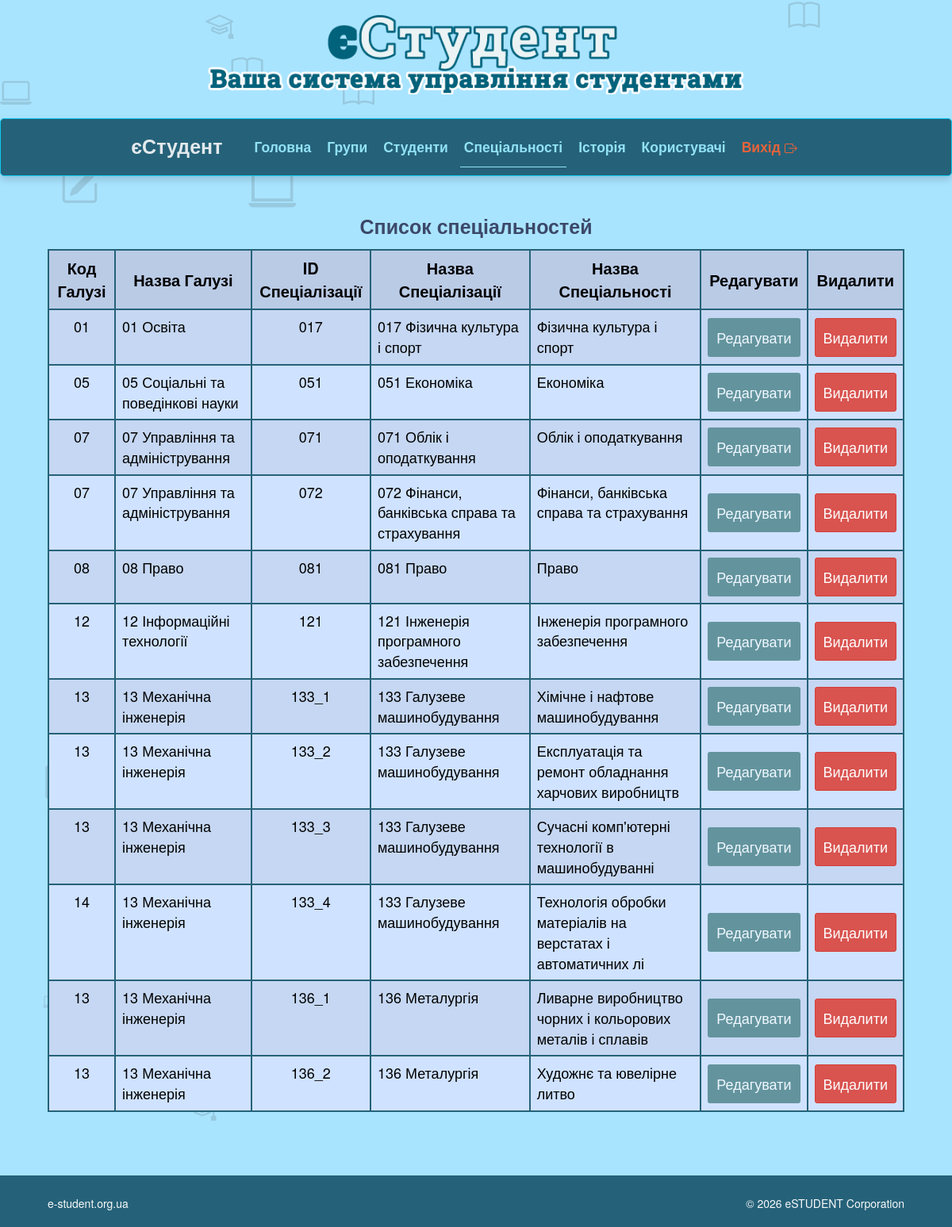
/admin/filter_spec.php (signed in), run on an earlier commit of the app's database.
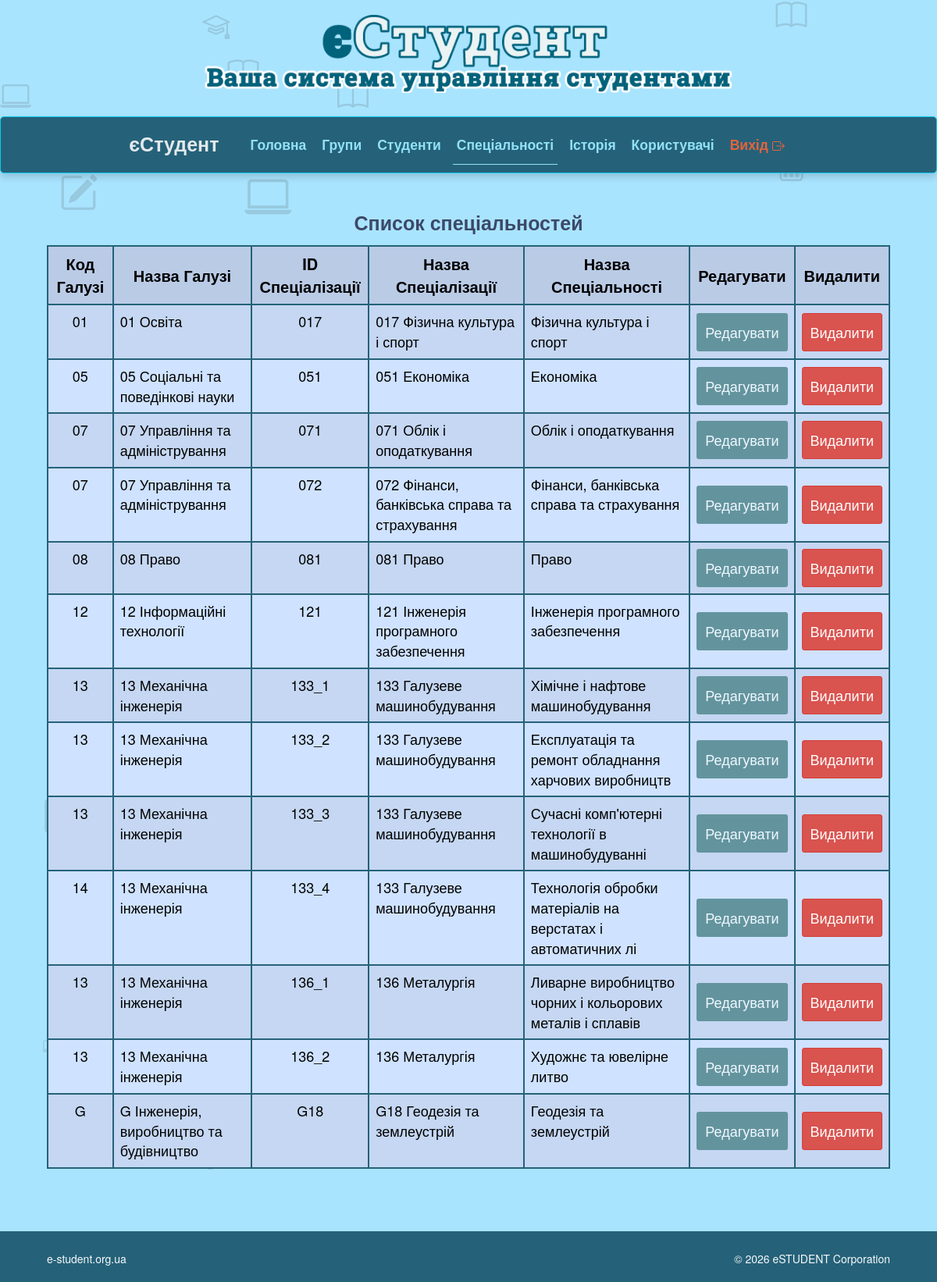
And on a later commit of the database.
### tables this page shows
CREATE TABLE `spec` (
  `id_sp` varchar(3) NOT NULL,
  `id_galuz` varchar(10) NOT NULL,
  `im_galuz` varchar(50) NOT NULL,
  `id_spec` varchar(10) NOT NULL,
  `im_spec` varchar(50) NOT NULL,
  `im_specializ` varchar(60) NOT NULL
);

### admin/filter_spec.php (the view, shortened to what this page needs)
<?php
if (!in_array($_SESSION['auth_user'], ['admin', 'editor'])) {
    header("Location: admin_panel.php");
    exit;
} else {
    include ("../include/db_connect.php");
    $query = "SELECT * FROM spec";
    $result = mysqli_query($linc, $query);
}
?>
<!DOCTYPE html>
<html lang="en">
<head>
    <link href="https://cdn.jsdelivr.net/npm/bootstrap@5.3.6/dist/css/bootstrap.min.css"
          rel="stylesheet"
>
    <link rel="stylesheet" href="../assets/css/bootstrap.css">
    <link rel="stylesheet" href="../css/my_style.css">
</head>
<body>
    <div id="body-bg">
        <div id="header">
            <div class="container">
                <div class="row">
                    <div class="logo">
                        <a href="index.html" title="">
                            <img style="width: 100%;" src="../assets/img/logo.png" alt="Logo" />
                        </a>
                    </div>
                </div>
            </div>
        </div>
        <?php include ("../include/adm_menu.php"); ?>
        <?php include ("../include/background_icon.php");?>
        <div class="container bottom-border my-4">
            <div class="row">
                <div class="col-md-12">
                    <h1 class="text-center fs-1 mb-4" style="color:#3c4869;"><strong>Список спеціальностей</strong></h1>
                    <div class="table-md-responsive">
                        <table class="table table-primary table-striped border-2 border-black rounded-3">
                                <tr class="table-active text-center" style="border-bottom-color: #256279; ">
                                        <th class="text-center align-middle">Код Галузі</th>
                                        <th class="text-center align-middle">Назва Галузі</th>
                                        <th class="text-center align-middle">ID Спеціалізації</th>
                                        <th class="text-center align-middle">Назва Спеціалізації</th>
                                        <th class="text-center align-middle">Назва Спеціальності</th>
                                        <th class="text-center align-middle">Редагувати</th>
                                        <th class="text-center align-middle">Видалити</th>
                                </tr>
                            <tbody>
                                <?php while ($row = mysqli_fetch_assoc($result)) : ?>
                                    <tr>
                                        <td class="text-center"><?= htmlspecialchars($row['id_galuz']) ?></td>
                                        <td><?= htmlspecialchars($row['im_galuz']) ?></td>
                                        <td class="text-center"><?= htmlspecialchars($row['id_spec']) ?></td>
                                        <td><?= htmlspecialchars($row['im_spec']) ?></td>
                                        <td><?= htmlspecialchars($row['im_specializ']) ?></td>
										<td class="text-center" style="vertical-align: middle;">
                                        <div style="display: flex; justify-content: center; align-items: center; gap: 10px; height: 100%;">
                                            <a href="edit_spec.php?id_sp_edit=<?= $row['id_spec'] ?>"
                                            class="btn btn-sm"
                                            style="color: aliceblue; background-color: #63949E; font-size: 18px; padding: 10px;">
                                                Редагувати
                                            </a>
                                        </div>
                                        </td>
                                        <td class="text-center" style="vertical-align: middle;">
                                        <div style="display: flex; justify-content: center; align-items: center; gap: 10px; height: 100%;">
                                            <a href="filter_spec.php?id_sp_del=<?= $row['id_spec'] ?>" class="btn btn-danger btn-sm" style=" font-size: 18px; padding: 10px;"
                                            onclick="return confirm('Ви точно хочете видалити спеціальність?');">
                                                Видалити
                                            </a>
                                        </div>
                                        </td>
                                    </tr>
                                <?php endwhile; ?>
                            </tbody>
                        </table>
                    </div>
                </div>
            </div>
        </div>
 	<?php include ("../include/footer.php");?>
    </div>
</body>
</html>

### include/adm_menu.php (shortened to what this page needs)
<?php
	if (!in_array($_SESSION['auth_user'], ['admin', 'editor','viewer']))
	{   unset($_SESSION['auth_user']);
		header("Location:../admin/input.php");
	}
	else
    $current_page = basename($_SERVER['PHP_SELF'], ".php");
	echo '
        <nav class="navbar navbar-expand-md border-1 border-info justify-content-center shadow" style="background-color: #256279;">
            <div class="nav nav-underline d-flex  fw-bolder fs-3 ">
                <a class=" fs-1 d-flex align-items-center "   href="../admin/admin_panel.php" style=" color: #e3e9ed">єСтудент</a>
                <button class="navbar-toggler  justify-content-end" type="button" data-bs-toggle="collapse" data-bs-target="#navbarNavDropdown" aria-controls="navbarNavDropdown" aria-expanded="false" aria-label="Toggle navigation">
                <span class="navbar-toggler-icon"></span>
                </button>
                <div class="collapse navbar-collapse text-light" id="navbarNavDropdown" >
                <ul class="navbar-nav" >
                    <li class="nav-item p-2" >
                    <a style="color: #92e2f5" class="text-center nav-link ' . ($current_page == 'admin_panel' ? 'active' : '') . '"  aria-current="page" href="../admin/admin_panel.php">Головна</a>
                    </li>
                    <li class="nav-item dropdown p-2 ">
                    <a class="text-center nav-link ' . (in_array($current_page, ['filter_group', 'add_group']) ? 'active' : '') . '"  style="color: #92e2f5" class="nav-link dropdown-toggle " href="#" role="button" data-bs-toggle="dropdown" aria-expanded="false">
                        Групи
                    </a>
                        <ul class="dropdown-menu border-2 shadow-lg" style="background-color: #C8D8E7; border-color:#256279 ;">
                            <li>
                                <a href="filter_group.php">Список груп</a>
                            </li>
                            ';
                            echo '
                        </ul>
                    </li>
                    <li class="nav-item dropdown p-2">
                    <a class="text-center nav-link ' . (in_array($current_page, ['filter_student', 'abc_student','add_student' ]) ? 'active' : '') . '"  style="color: #92e2f5" class="nav-link dropdown-toggle" href="#" role="button" data-bs-toggle="dropdown" aria-expanded="false">
                        Студенти
                    </a>
                    <ul class="dropdown-menu border-2 shadow-lg" style="background-color: #C8D8E7; border-color:#256279 ;">
                          	<li>
                               <a href="filter_student.php">Розширена фільтрація</a>
                           </li>
                                                <li><hr class="dropdown-divider border-1 border-info"></li>
        					<li>
                               <a href="abc_student.php">Алфавітний список</a>
                           </li>
                             <li><hr class="dropdown-divider border-1 border-info"></li>
                           <li>
                               <a href="student_statistc.php    ">Статистика</a>
                           </li>
                            ';
                            echo '
                    </ul>
                    </li>
                            ';
                            if (in_array($_SESSION['auth_user'], ['admin', 'editor'])) {
                                echo '
              <li class="nav-item dropdown p-2">
                    <a class="text-center nav-link ' . (in_array($current_page, ['filter_spec', 'edit_spec','add_spec' ]) ? 'active' : '') . '"  style="color: #92e2f5" class="nav-link dropdown-toggle" href="#" role="button" data-bs-toggle="dropdown" aria-expanded="false">
                        Спеціальності
                    </a>
                    <ul class="dropdown-menu border-2 shadow-lg" style="background-color: #C8D8E7; border-color:#256279 ;">
                          	<li>
                               <a href="filter_spec.php">Список спеціальностей</a>
                           </li>
                            <li><hr class="dropdown-divider border-1 border-info"></li>
        					<li>
                                <li>
                                    <a href="add_spec.php">Додати спеціальність</a>
                                </li>
                    </ul>
                    </li>
                                ';
                            }
                            if (in_array($_SESSION['auth_user'], ['admin', 'editor'])) {
                                echo '
              <li class="nav-item dropdown p-2">
                    <a class="text-center nav-link ' . (in_array($current_page, ['filter_old_student', 'filter_old_group','' ]) ? 'active' : '') . '"  style="color: #92e2f5" class="nav-link dropdown-toggle" href="#" role="button" data-bs-toggle="dropdown" aria-expanded="false">
                        Історія
                    </a>
                    <ul class="dropdown-menu border-2 shadow-lg" style="background-color: #C8D8E7; border-color:#256279 ;">
                          	<li>
                               <a href="filter_old_student.php">Список студентів</a>
                           </li>
                                                <li><hr class="dropdown-divider border-1 border-info"></li>
                                <li>
                                    <a href="filter_old_group.php">Список груп</a>
                                </li>
                    </ul>
                    </li>
                                ';
                            }
                    if ($_SESSION["auth_user"] == "admin") {
                        echo '
                        <li class="nav-item dropdown p-2">
                        <a class="text-center nav-link ' . (in_array($current_page, ["list_users", "add_user"]) ? "active" : "") . '"
                            style="color: #92e2f5" href="#" role="button" data-bs-toggle="dropdown" aria-expanded="false">
                            Користувачі
                        </a>
                        <ul class="dropdown-menu border-2 shadow-lg" style="background-color: #C8D8E7; border-color:#256279;">
                            <li><a href="list_users.php">Користувачі</a></li>
                            <li><hr class="dropdown-divider border-1 border-info"></li>
                            <li><a href="add_user.php">Додати користувача</a></li>
                        </ul>
                        </li>';
                    }
                    echo '
                    <li class="nav-item p-2 d-flex justify-content-center" >
                    <a style="color: #e6633b" class="nav-link" aria-current="page" href="logout.php">Вихід
                    </a>
                    </li>
                </ul>
                </div>
            </div>
        </nav>
	'
?>

### include/background_icon.php (shortened to what this page needs)
<?php
	echo '
	  <link rel="stylesheet" href="https://cdn.jsdelivr.net/npm/bootstrap-icons@1.10.5/font/bootstrap-icons.css">
  <div class="icon-container">
    <i class="bi bi-laptop edu-icon" style="font-size: 6rem;"></i>
        <i class="bi bi-book edu-icon" style="font-size: 4rem;"></i>
    <i class="bi bi-pencil-square edu-icon" style="font-size: 5rem;"></i>
    <i class="bi bi-laptop edu-icon" style="font-size: 4rem;"></i>
  </div>
	'
?>

### include/footer.php
<?php
	echo '
    <style>
    </style>
  <div class="d-flex flex-column ">
     <div style="  margin-top: 35px;">
    <footer class="mt-auto text-light pt-4 p-3" style=" background-color:#256279;  ">
      <div class="container"  >
        <div class="row cols-2">
          <div class="col-md-6 mb-3 mb-md-0">
            <ul class="list-unstyled list-inline mb-0">
              <li class="list-inline-item">
                <a href="#" target="_blank" class="text-light" style="text-decoration: none;">e-student.org.ua</a>
              </li>
            </ul>
          </div>
          <div class="col-md-6">
            <p class="mb-0 text-end">&copy; <script>document.write(new Date().getFullYear());</script> eSTUDENT Corporation</p>
          </div>
        </div>
      </div>
    </footer>
  </div>
</div>
	'
?>

### css/my_style.css (style rules this page uses)
.container { max-width: 1080px; padding: 10px; width: 100%; }
body { background-color: #3ac1ff6f; }
.logo { margin-bottom: 20px; }
tr,td,th { border-width: 2px; border-color: #256279; align-items:center; justify-items: center; table-layout: auto; }

### include/background_icon.php (style rules this page uses)
body { overflow-x: hidden; position: relative; }
.icon-container { padding: 500px; position: absolute; width: 90%; height: 90%; top: 0; left: 0; z-index: -1; }
.edu-icon { position: absolute; opacity: 0.15; pointer-events: none; }

### admin/filter_spec.php (style rules this page uses)
th { vertical-align: middle; border-width: 2px; border-color: #256279; align-items:center; justify-items: center; table-layout: auto; font-size: 20px; }
td { font-size: 18px; }

What changed in the data, as far as the page shows it:
added spec: id_galuz "G", im_galuz "G Інженерія, виробництво та будівництво", id_spec "G18", im_spec "G18 Геодезія та землеустрій", im_specializ "Геодезія та землеустрій"
